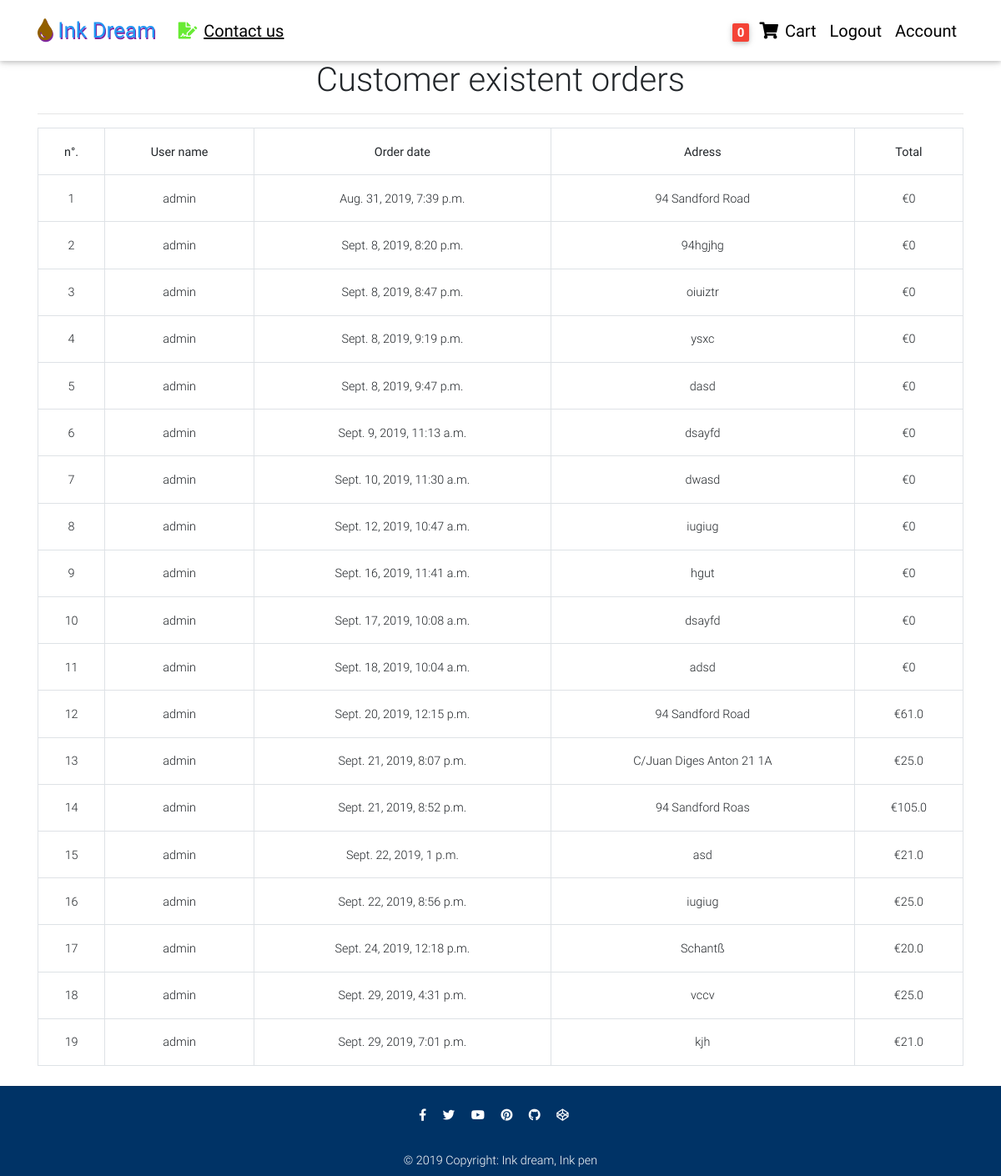
Page /account/profile/ (signed in) on the committed database.
### book/models.py (models this page shows, shortened)
class Order(models.Model):
    user = models.ForeignKey(settings.AUTH_USER_MODEL,
                             on_delete=models.CASCADE)
    items = models.ManyToManyField(OrderItem)
    start_date = models.DateTimeField(auto_now_add=True)
    ordered_date = models.DateTimeField()
    ordered = models.BooleanField(default=False)
    billing_address = models.ForeignKey(
        'SaveCustomerAddress', on_delete=models.SET_NULL, blank=True, null=True)
    payment = models.ForeignKey(
        'Payment', on_delete=models.SET_NULL, blank=True, null=True)
    def get_total(self):
        total = 0
        for order_item in self.items.all():
            total += order_item.get_final_price()
        return total

class SaveCustomerAddress(models.Model):
    user = models.ForeignKey(settings.AUTH_USER_MODEL,
                             on_delete=models.CASCADE)
    street_address = models.CharField(max_length=100)
    house_address = models.CharField(max_length=100)
    country = CountryField(multiple=False)
    zip = models.CharField(max_length=100)

class OrderItem(models.Model):
    user = models.ForeignKey(settings.AUTH_USER_MODEL,
                             on_delete=models.CASCADE)
    ordered = models.BooleanField(default=False)
    item = models.ForeignKey(Book, on_delete=models.CASCADE)
    quantity = models.IntegerField(default=1)
    def get_total_item_price(self):
        return self.quantity * self.item.price
    def get_total_discount_item_price(self):
        return self.quantity * self.item.discount_price
    def get_final_price(self):
        if self.item.discount_price:
            return self.get_total_discount_item_price()
        return self.get_total_item_price()

class Book(models.Model):
    title = models.CharField(max_length=100)
    work_author = models.CharField(max_length=100)
    cover = models.ImageField()
    discount_price = models.FloatField(blank=True, null=True)
    price = models.FloatField()
    category = models.CharField(choices=GENGRE_ELECTION, max_length=2)
    sticker = models.CharField(choices=STICKER_CHOICES, max_length=2, blank=True, null=True)
    slug= models.SlugField()
    publish_date = models.DateTimeField()
    description = models.TextField()
    bestseller = models.BooleanField(default=False)
    notbestseller = models.BooleanField(default=False)
    longbook = models.BooleanField(default=False)
    shortbook = models.BooleanField(default=False)
    worldwide_appreciated = models.BooleanField(default=False)
    underground_appreciation = models.BooleanField(default=False)

### profiles/views.py (the view)
# urls.py: path('account/profile/', profile_view, name='profile'),
def profile_view(request):
  orders = Order.objects.filter(user=request.user, ordered=True)
  context = {
    'orders': orders
  }
  return render(request, "profile.html", context )

### book/templatetags/trolley_template_tags.py (called while the page is built)
@register.filter
def tolley_item_count(user):
    if user.is_authenticated:
        qs = Order.objects.filter(user=user, ordered=False)
        if qs.exists():
            return qs[0].items.count()
    return 0

### templates/profile.html
{% extends "base.html" %}
{% block content %}
<main>
<div class="container main_content">
<h1 class="text-center">Customer existent orders </h1>
<hr />
  <table class=" table table-hover table-bordered text-center mb-4"">
      <tr class="text-center">
          <th>n°.</th>
          <th>User name</th>
          <th>Order date</th>
          <th>Adress</th>
          <th>Total</th>
      </tr>
      {% for order in orders %}
      <tr>
          <td>{{ forloop.counter }}</td>
          <td>{{ order.user }}</td>
          <td>{{ order.ordered_date }}</td>
          <td>{{ order.billing_address.street_address}}</td>
          <td>€{{ order.get_total }}</td>
      </tr>
      {% empty %}
      <tr>
      <td colspan="4">
          You haven´t yet purchased something from us...
      </td>
      </tr>
      {% endfor %}
  </table>
</div>
</main>
{% endblock content %}

### templates/navbar.html (shortened to what this page needs)
{% load trolley_template_tags %}
<nav class="navbar fixed-top navbar-expand-lg navbar-light white scrolling-navbar">
    <div class="container">
      <a class="navbar-brand waves-effect" href="/">
        <strong class="blue-text"><i class="fas fa-tint"></i> Ink Dream </strong>
      </a>
      <div class="collapse navbar-collapse" id="navbarSupportedContent">
        <ul class="navbar-nav mr-auto">
          <li class="nav-item navbar_text">
      <a class="nav-link waves-effect" href='/contact/ContactFormView/' target="_blank"><i class="fas fa-file-signature"></i> <u>Contact us</u></a>
          </li>
        </ul>
        <ul class="navbar-nav nav-flex-icons">
          {% if request.user.is_authenticated %}
          <li class="nav-item navbar_text">
            <a href="{% url 'book:order_final_view' %}" class="nav-link waves-effect">
              <span class="badge red z-depth-1 mr-1"> {{request.user|tolley_item_count }}  </span>
              <i class="fas fa-shopping-cart"></i>
              <span class="clearfix d-none d-sm-inline-block"> Cart </span>
            </a>
          </li>
          <li class="nav-item navbar_text">
            <a class="nav-link waves-effect" href="{% url 'account_logout' %}">
              <span class="clearfix d-none d-sm-inline-block"> Logout </span>
            </a>
          </li>
          <li class="nav-item navbar_text">
            <a class="nav-link" href="{% url 'profile' %}">Account</a>
          </li>
          {% endif %}
        </ul>
      </div>
    </div>
  </nav>

### static/css/style.css (style rules this page uses)
html, body, header, .carousel { height: 60vh; }
html, body, .view { height: 100%; }
.blue-text, .navbar_text { font-family: 'Dancing Script', cursive; font-size: 20px; }
.blue-text { text-shadow: 1px 2px 0 rgb(126, 37, 161); font-size: 26px; }
.fa-tint { color: #925f00; }
.fa-file-signature { color: #68eb34; }
main { min-height: 125%; }

### rows in the picture
Order: user "admin", ordered_date "Aug. 31, 2019, 7:39 p.m.", billing_address.street_address "94 Sandford Road", get_total "0"
Order: user "admin", ordered_date "Sept. 8, 2019, 8:20 p.m.", billing_address.street_address "94hgjhg", get_total "0"
Order: user "admin", ordered_date "Sept. 8, 2019, 8:47 p.m.", billing_address.street_address "oiuiztr", get_total "0"
Order: user "admin", ordered_date "Sept. 8, 2019, 9:19 p.m.", billing_address.street_address "ysxc", get_total "0"
Order: user "admin", ordered_date "Sept. 8, 2019, 9:47 p.m.", billing_address.street_address "dasd", get_total "0"
Order: user "admin", ordered_date "Sept. 9, 2019, 11:13 a.m.", billing_address.street_address "dsayfd", get_total "0"
Order: user "admin", ordered_date "Sept. 10, 2019, 11:30 a.m.", billing_address.street_address "dwasd", get_total "0"
Order: user "admin", ordered_date "Sept. 12, 2019, 10:47 a.m.", billing_address.street_address "iugiug", get_total "0"
Order: user "admin", ordered_date "Sept. 16, 2019, 11:41 a.m.", billing_address.street_address "hgut", get_total "0"
Order: user "admin", ordered_date "Sept. 17, 2019, 10:08 a.m.", billing_address.street_address "dsayfd", get_total "0"
Order: user "admin", ordered_date "Sept. 18, 2019, 10:04 a.m.", billing_address.street_address "adsd", get_total "0"
Order: user "admin", ordered_date "Sept. 20, 2019, 12:15 p.m.", billing_address.street_address "94 Sandford Road", get_total "61.0"
Order: user "admin", ordered_date "Sept. 21, 2019, 8:07 p.m.", billing_address.street_address "C/Juan Diges Anton 21 1A", get_total "25.0"
Order: user "admin", ordered_date "Sept. 21, 2019, 8:52 p.m.", billing_address.street_address "94 Sandford Roas", get_total "105.0"
Order: user "admin", ordered_date "Sept. 22, 2019, 1 p.m.", billing_address.street_address "asd", get_total "21.0"
Order: user "admin", ordered_date "Sept. 22, 2019, 8:56 p.m.", billing_address.street_address "iugiug", get_total "25.0"
Order: user "admin", ordered_date "Sept. 24, 2019, 12:18 p.m.", billing_address.street_address "Schantß", get_total "20.0"
Order: user "admin", ordered_date "Sept. 29, 2019, 4:31 p.m.", billing_address.street_address "vccv", get_total "25.0"
Order: user "admin", ordered_date "Sept. 29, 2019, 7:01 p.m.", billing_address.street_address "kjh", get_total "21.0"

### other values in the picture
{{ request.user|tolley_item_count }} "0"
